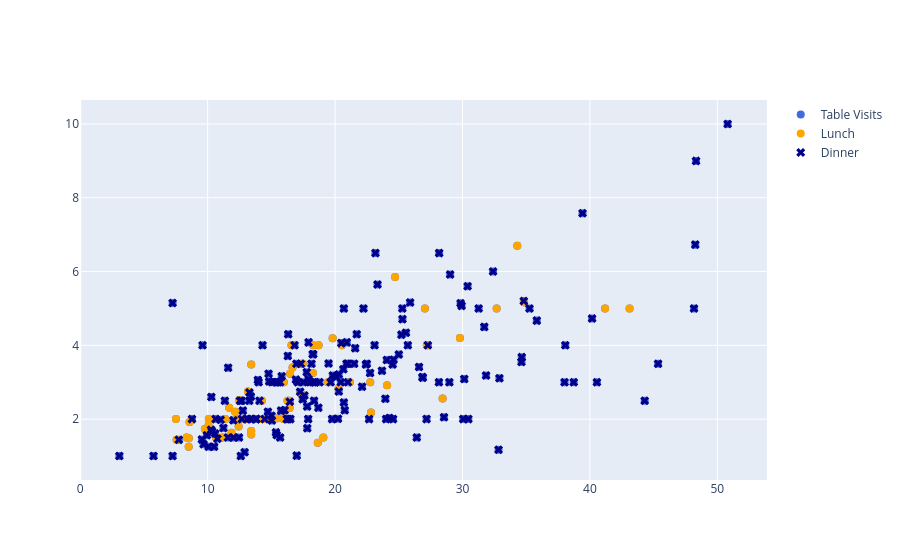

This figure's notebook cell:
### Code cell
# adding a second trace - layering

fig.add_trace(go.Scatter(
    x=tips[tips['time'] == 'Lunch']['total_bill'],
    y=tips[tips['time'] == 'Lunch']['tip'],
    mode='markers',
    marker=dict(size=8, color='orange'),
    name='Lunch'
))
fig.add_trace(go.Scatter(
    x=tips[tips['time'] == 'Dinner']['total_bill'],
    y=tips[tips['time'] == 'Dinner']['tip'],
    mode='markers',
    marker=dict(size=8, color='darkblue', symbol='x'),
    name='Dinner'
))

fig.show()

### Figure 1 — Plotly figure (JSON) as saved in the notebook; plotly's stock layout.template omitted (floating-point values rounded to 4 significant figures; data arrays with more than 128 entries replaced by an {"elided": "..."} marker saying what was removed)
{"data": [{"marker": {"color": "royalblue", "size": 8, "symbol": "circle"}, "mode": "markers", "name": "Table Visits", "type": "scatter", "x": {"elided": "244 float values"}, "y": {"elided": "244 float values"}}, {"marker": {"color": "orange", "size": 8}, "mode": "markers", "name": "Lunch", "type": "scatter", "x": [27.2, 22.76, 17.29, 19.44, 16.66, 10.07, 32.68, 15.98, 34.83, 13.03, 18.28, 24.71, 21.16, 10.65, 12.43, 24.08, 11.69, 13.42, 14.26, 15.95, 12.48, 29.8, 8.52, 14.52, 11.38, 22.82, 19.08, 20.27, 11.17, 12.26, 18.26, 8.51, 10.33, 14.15, 16.0, 13.16, 17.47, 34.3, 41.19, 27.05, 16.43, 8.35, 18.64, 11.87, 9.78, 7.51, 19.81, 28.44, 15.48, 16.58, 7.56, 10.34, 43.11, 13.0, 13.51, 18.71, 12.74, 13.0, 16.4, 20.53, 16.47, 12.16, 13.42, 8.58, 15.98, 13.42, 16.27, 10.09], "y": [4.0, 3.0, 2.71, 3.0, 3.4, 1.83, 5.0, 2.03, 5.17, 2.0, 4.0, 5.85, 3.0, 1.5, 1.8, 2.92, 2.31, 1.68, 2.5, 2.0, 2.52, 4.2, 1.48, 2.0, 2.0, 2.18, 1.5, 2.83, 1.5, 2.0, 3.25, 1.25, 2.0, 2.0, 2.0, 2.75, 3.5, 6.7, 5.0, 5.0, 2.3, 1.5, 1.36, 1.63, 1.73, 2.0, 4.19, 2.56, 2.02, 4.0, 1.44, 2.0, 5.0, 2.0, 2.0, 4.0, 2.01, 2.0, 2.5, 4.0, 3.23, 2.2, 3.48, 1.92, 3.0, 1.58, 2.5, 2.0]}, {"marker": {"color": "darkblue", "size": 8, "symbol": "x"}, "mode": "markers", "name": "Dinner", "type": "scatter", "x": {"elided": "176 float values"}, "y": {"elided": "176 float values"}}], "layout": {}}
